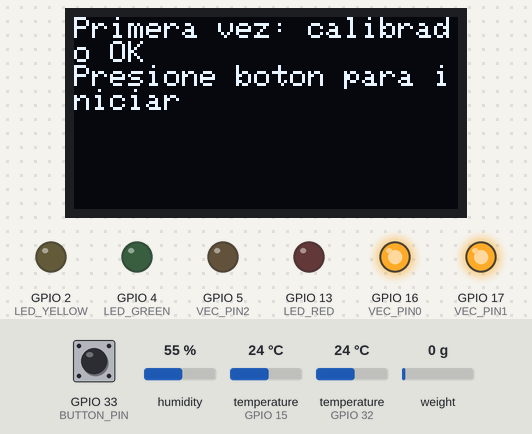
Bench run of a sketch on a simulated ESP32. Shown: 128×64 one-colour display, output pins drawn as LEDs (lit = HIGH). The test bench sets the inputs (shaded band); at power-on: GPIO 33 (BUTTON_PIN) HIGH, humidity 55 %, temperature (sensors on GPIO 15, GPIO 32) 24 °C, weight on the scale 0 g. WiFi joins after 1.5 s; servers stay silent unless stated; the local clock reads 2024-03-15 10:24:30 at power-on unless the sketch sets it; what the sketch prints to the serial monitor is not drawn. At 11.8 s the program puts the board to deep sleep or switches it off; the recording ends there.

Above: at 3.0 s.
3.1 s: GPIO 33 (BUTTON_PIN) pulled LOW for 0.15 s
At 7.4 s:
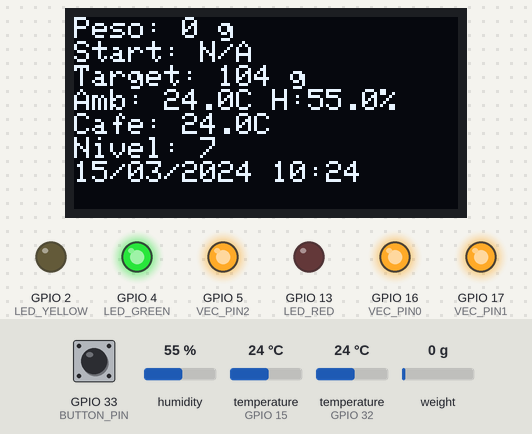
Timing chart, 0 to 8.9 s (numbered marks = the images above; inputs shaded):
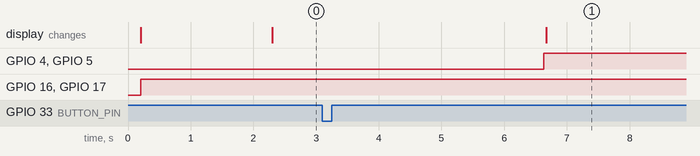

The sketch:

Avances_secador.ino
```cpp
/**********************************************************
-Brayan Casanova Fernandez
-Valentina Tobar Monsalve
-Samuel Zuñiga Bolaños
**********************************************************/
/* ESP32 - Secador de café (1xHX711) - Integrado
   - DHT22 (ambient)
   - DS18B20 (temp café)
   - HX711 (1 célula)
   - SSD1306 (I2C)
   - DS1307 (RTC via RTClib)
   - Vector 3-bit -> Pro Mini (0..7)
   - Button wakes device; first-power: auto-calibrate + wait button before normal sleep cycles
   - Persistent during deep-sleep (RTC_DATA_ATTR): calibrated flag, calibration_factor, startWeight, lastLevel
*/

#include <Arduino.h>
#include <Wire.h>
#include <WiFi.h>
#include "time.h"
#include "DHT.h"
#include "HX711.h"
#include <Adafruit_GFX.h>
#include <Adafruit_SSD1306.h>
#include <OneWire.h>
#include <DallasTemperature.h>
#include <RTClib.h>
#include <Preferences.h>

// ------------------ CONFIG ------------------
#define TARGET_WEIGHT 104.0f   // Ajusta aquí el peso objetivo en gramos
#define DHTPIN 15
#define DHTTYPE DHT22
DHT dht(DHTPIN, DHTTYPE);

// HX711 (1 módulo)
#define HX_DOUT 26
#define HX_SCK  14
HX711 scale;

// DS18B20
#define DS18B20_PIN 32
OneWire oneWire(DS18B20_PIN);
DallasTemperature ds18b20(&oneWire);

// OLED I2C
#define I2C_SDA 21
#define I2C_SCL 22
#define SCREEN_WIDTH 128
#define SCREEN_HEIGHT 64
Adafruit_SSD1306 display(SCREEN_WIDTH, SCREEN_HEIGHT, &Wire);

// RTC DS1307
RTC_DS1307 rtc;

// LEDs
#define LED_RED    13
#define LED_YELLOW 2
#define LED_GREEN  4

// Wake button (RTC-capable)
#define BUTTON_PIN 33

// Vector pins (3-bit) -> Pro Mini inputs
#define VEC_PIN0 16
#define VEC_PIN1 17
#define VEC_PIN2 5

// WiFi / NTP
const char* ssid     = "FAMILIA_TOBAR";
const char* password = "2166683693";
const char* ntpServer = "pool.ntp.org";
const long  gmtOffset_sec = -18000; // UTC -5
const int   daylightOffset_sec = 0;

// Sleep / active times (ajusta si quieres)
#define uS_TO_S_FACTOR 1000000ULL
#define SLEEP_SECONDS 300   // 5 min
#define ACTIVE_SECONDS 5   // 30 s after wake

// HX711 read params
const int HX_SAMPLES = 10;

// Temperature thresholds (°C)
const float TEMP_MIN = 38.0;
const float TEMP_MAX = 43.0;

// Calibration default (will be preserved in RTC memory during deep sleep)
RTC_DATA_ATTR bool calibrated = false;           // false => first power (auto-tare & wait button)
RTC_DATA_ATTR float calibration_factor = 48100;  // default (you can adjust via Serial)
RTC_DATA_ATTR float startWeight = -1.0;          // grams; -1 = not set
RTC_DATA_ATTR uint8_t lastLevel = 3;             // 0..7
RTC_DATA_ATTR long savedOffset = 0;              // offset persistente en deep sleep


// Preferences namespace to optionally persist across power cycles (optional)
// NOTE: user asked parameters remain only while powered; so we won't persist across power loss.
// Preferences pref; // not used to keep behavior matching request

// OLED address
#define OLED_ADDR 0x3C

// ------------------ Helpers ------------------

// set 3-bit vector
void setVectorLevel(uint8_t level) {
  level &= 0x07;
  digitalWrite(VEC_PIN0, (level & 0x01) ? HIGH : LOW);
  digitalWrite(VEC_PIN1, (level & 0x02) ? HIGH : LOW);
  digitalWrite(VEC_PIN2, (level & 0x04) ? HIGH : LOW);
  lastLevel = level;
}

// read weight (returns grams)
float readWeightGrams(int samples = HX_SAMPLES) {
  if (!scale.is_ready()) return NAN;
  // scale.get_units() returns "units" depending on scale factor; we treat "units" as kilos if calibration set that way.
  // To avoid confusion we will use get_units and convert to grams by *1000
  float units = scale.get_units(samples); // typically returns kg if scale factor chosen that way
  float grams = units * 1000.0f;
  return grams;
}

// compute level 0..7 from weight (g) and coffee temp (°C)
uint8_t computeLevelFromWeightTemp(float weight_g, float tempCafeC) {
  float start = (startWeight > 0.0f) ? startWeight : 200.0f; // default start 200 g
  if (weight_g <= TARGET_WEIGHT) return 7;
  // map weight range TARGET..start => level 7..1
  float w = constrain(weight_g, TARGET_WEIGHT, start);
  float frac = (w - TARGET_WEIGHT) / (start - TARGET_WEIGHT); // 0..1
  float baseLevel = (1.0f - frac) * 6.0f + 1.0f; // ~1..7
  float level = baseLevel;
  if (!isnan(tempCafeC)) {
    if (tempCafeC > TEMP_MAX) level += 1.5f;
    else if (tempCafeC < TEMP_MIN) level -= 1.5f;
  }
  int lvl = (int)roundf(constrain(level, 0.0f, 7.0f));
  return (uint8_t)lvl;
}

// update LEDs by progress (weight in grams)
void updateLEDsByWeight(float weight_g) {
  if (weight_g <= TARGET_WEIGHT) {
    digitalWrite(LED_GREEN, HIGH); digitalWrite(LED_YELLOW, LOW); digitalWrite(LED_RED, LOW);
    return;
  }
  float start = (startWeight > 0.0f) ? startWeight : 200.0f;
  float pct = 100.0f * (start - weight_g) / (start - TARGET_WEIGHT);
  if (pct < 30.0f) {
    digitalWrite(LED_RED, HIGH); digitalWrite(LED_YELLOW, LOW); digitalWrite(LED_GREEN, LOW);
  } else if (pct < 80.0f) {
    digitalWrite(LED_RED, LOW); digitalWrite(LED_YELLOW, HIGH); digitalWrite(LED_GREEN, LOW);
  } else {
    digitalWrite(LED_RED, LOW); digitalWrite(LED_YELLOW, LOW); digitalWrite(LED_GREEN, HIGH);
  }
}

// show on OLED (and Serial)
void showOLEDandSerial(float weight_g, float tempAmbC, float humPct, float tempCafeC, uint8_t level, DateTime now) {
  Serial.println("---------- STATUS ----------");
  Serial.printf("Weight: %.1f g\n", weight_g);
  if (startWeight > 0.0f) Serial.printf("StartWeight: %.1f g\n", startWeight);
  else Serial.println("StartWeight: N/A");
  Serial.printf("Target: %.1f g\n", TARGET_WEIGHT);
  Serial.printf("Ambient: %.1f C  Hum: %.1f %%\n", tempAmbC, humPct);
  Serial.printf("Cafe: %.1f C\n", tempCafeC);
  Serial.printf("Level: %d\n", level);
  Serial.printf("Calibrated flag: %d  calib_factor: %.0f\n", calibrated ? 1 : 0, calibration_factor);
  Serial.printf("RTC: %02d/%02d/%04d %02d:%02d:%02d\n", now.day(), now.month(), now.year(), now.hour(), now.minute(), now.second());
  Serial.println("----------------------------");

  display.clearDisplay();
  display.setTextSize(1);
  display.setTextColor(SSD1306_WHITE);
  display.setCursor(0,0);

  display.printf("Peso: %.0f g\n", weight_g);
  if (startWeight > 0.0f) display.printf("Start: %.0f g\n", startWeight);
  else display.printf("Start: N/A\n");
  display.printf("Target: %.0f g\n", TARGET_WEIGHT);
  display.printf("Amb: %.1fC H:%.1f%%\n", tempAmbC, humPct);
  display.printf("Cafe: %.1fC\n", tempCafeC);
  display.printf("Nivel: %d\n", level);
  display.printf("%02d/%02d/%04d %02d:%02d\n", now.day(), now.month(), now.year(), now.hour(), now.minute());
  display.display();
}

// auto-tare on first power (do once per power cycle)
void autoTareOnce() {
  Serial.println("Auto-tare: dejando la bascula en 0 (primera vez tras energizar)...");
  scale.set_scale();     // set no factor yet
  scale.tare();        // tare (average)
  long zero_factor = scale.read_average();
  Serial.print("Zero factor: "); Serial.println(zero_factor);
  // leave calibration_factor as-is (user can tune via serial + / -). We persist calibration_factor in RTC memory.
  calibrated = true;
  // apply the calibration_factor we have
  scale.set_scale(calibration_factor);
  savedOffset = scale.get_offset();   // Save offset
}

// Sync NTP and update DS1307
void syncTimeToRTCIfWifi() {
  Serial.print("Intentando conectar WiFi para NTP...");
  WiFi.begin(ssid, password);
  unsigned long tstart = millis();
  while (WiFi.status() != WL_CONNECTED && millis() - tstart < 4000) {
    delay(200);
    Serial.print(".");
  }
  if (WiFi.status() == WL_CONNECTED) {
    Serial.println("\nWiFi conectado. Pidiendo NTP...");
    configTime(gmtOffset_sec, daylightOffset_sec, ntpServer);
    struct tm timeinfo;
    if (getLocalTime(&timeinfo)) {
      DateTime dt(timeinfo.tm_year + 1900, timeinfo.tm_mon + 1, timeinfo.tm_mday,
                  timeinfo.tm_hour, timeinfo.tm_min, timeinfo.tm_sec);
      Serial.print("Hora NTP: "); Serial.println(dt.timestamp());
      if (rtc.begin()) {
        rtc.adjust(dt);
        Serial.println("RTC DS1307 actualizado desde NTP.");
      } else {
        Serial.println("RTC no encontrado para ajustar.");
      }
    } else {
      Serial.println("No se obtuvo hora NTP.");
    }
    WiFi.disconnect(true);
    WiFi.mode(WIFI_OFF);
  } else {
    Serial.println("No hay WiFi; se usará hora del RTC si existe.");
  }
}

// handle serial calibration adjustment (+ / -)
void handleSerialCalibration() {
  if (Serial.available()) {
    char c = Serial.read();
    if (c == '+' || c == 'a') {
      calibration_factor += 10; // step
      scale.set_scale(calibration_factor);
      Serial.printf("Calibration factor increased -> %.0f\n", calibration_factor);
    } else if (c == '-' || c == 'z') {
      calibration_factor -= 10;
      scale.set_scale(calibration_factor);
      Serial.printf("Calibration factor decreased -> %.0f\n", calibration_factor);
    } else if (c == 't') {
      // manual tare
      scale.tare(30);
      Serial.println("Tare manual realizado");
    }
  }
}

// ------------------ SETUP ------------------
void setup() {
  Serial.begin(115200);
  delay(200);
  Serial.println("\n--- ESP32 Secador (inicio) ---");

  // pins
  pinMode(LED_RED, OUTPUT); pinMode(LED_YELLOW, OUTPUT); pinMode(LED_GREEN, OUTPUT);
  pinMode(BUTTON_PIN, INPUT_PULLUP); // button to GND
  pinMode(VEC_PIN0, OUTPUT); pinMode(VEC_PIN1, OUTPUT); pinMode(VEC_PIN2, OUTPUT);
  setVectorLevel(lastLevel);

  // I2C + OLED + RTC
  Wire.begin(I2C_SDA, I2C_SCL);
  if (!display.begin(SSD1306_SWITCHCAPVCC, OLED_ADDR)) {
    Serial.println("OLED init failed");
  } else {
    display.clearDisplay(); display.display();
  }

  if (!rtc.begin()) {
    Serial.println("RTC DS1307 no detectado!");
  } else {
    if (!rtc.isrunning()) {
      Serial.println("RTC no corriendo (se ajustará si hay NTP).");
    }
  }

  // sensors init
  dht.begin();
  ds18b20.begin();

  // HX711 init
  scale.begin(HX_DOUT, HX_SCK);

  // Configure wakeup on BUTTON_PIN (ext0) - wake on LOW
  esp_sleep_enable_ext0_wakeup((gpio_num_t)BUTTON_PIN, 0);

  // If not calibrated yet (first power), do auto tare and then wait for button to start cycles
  if (!calibrated) {
    autoTareOnce(); // sets calibrated = true and sets scale.set_scale(calibration_factor)

    Serial.println("Esperando presionar el boton para iniciar el ciclo (primera vez tras energizar)...");
    // show message on OLED until button pressed
    display.clearDisplay();
    display.setTextSize(1);
    display.setCursor(0,0);
    display.println("Primera vez: calibrado OK");
    display.println("Presione boton para iniciar");
    display.display();

    // Wait until button pressed (press to start)
    while (digitalRead(BUTTON_PIN) == HIGH) {
      handleSerialCalibration(); // allow user to tweak calibration by serial while waiting
      delay(100);
    }
    // Debounce: wait for release
    while (digitalRead(BUTTON_PIN) == LOW) delay(10);
    Serial.println("Boton detectado: iniciando ciclo normal.");
  } else {
    // already calibrated (waking from deep sleep); ensure scale uses saved calibration_factor
    scale.set_scale(calibration_factor);
    scale.set_offset(savedOffset);   // restore offset
    Serial.println("Despertado desde deep-sleep: usando calibración previa.");
  }

  // Try sync NTP and update RTC (short attempt)
  syncTimeToRTCIfWifi(); // optional NTP -> RTC update

  // Read sensors
  float tempAmb = NAN, humAmb = NAN, tempCafe = NAN;
  tempAmb = dht.readTemperature();
  humAmb = dht.readHumidity();
  ds18b20.requestTemperatures();
  tempCafe = ds18b20.getTempCByIndex(0);

  // Read weight in grams
  float weight_g = readWeightGrams(HX_SAMPLES);
  if (isnan(weight_g)) weight_g = 0.0f;

  Serial.printf("Lecturas iniciales -> Peso: %.1f g | AmbT: %.1fC H: %.1f%% | CafeT: %.1fC\n",
                weight_g, tempAmb, humAmb, tempCafe);

  // If startWeight==0 (we tared previously) and detect coffee placed (>= MIN_COFFEE_DETECT), register startWeight
  const float MIN_COFFEE_DETECT = 20.0f; // grams
  if (startWeight == 0.0f && weight_g >= MIN_COFFEE_DETECT) {
    startWeight = weight_g;
    Serial.printf("Start weight registrado: %.1f g\n", startWeight);
  }

  // compute level (0..7)
  uint8_t level = computeLevelFromWeightTemp(weight_g, tempCafe);
  setVectorLevel(level);
  updateLEDsByWeight(weight_g);

  // show info and serial
  DateTime now = rtc.now();
  showOLEDandSerial(weight_g, tempAmb, humAmb, tempCafe, level, now);

  // Active period: remain ACTIVE_SECONDS seconds before sleeping
  unsigned long awakeStart = millis();
  while (millis() - awakeStart < (unsigned long)ACTIVE_SECONDS * 1000UL) {
    handleSerialCalibration(); // allow user to tweak calibration during active time
    delay(200);
  }

  // Configure timer wake in addition to ext0 (button)
  esp_sleep_enable_timer_wakeup(SLEEP_SECONDS * uS_TO_S_FACTOR);

  Serial.printf("Entrando deep sleep por %d segundos. Boton despertara.\n", SLEEP_SECONDS);
  delay(100);
  esp_deep_sleep_start();
}

// loop never reached because device restarts from setup() each wake
void loop() { }
```

Measured:
- after the input at 3.1 s, GPIO 4 (LED_GREEN), GPIO 5 (VEC_PIN2): LOW → HIGH after 3.5 s; the display: changes after 3.6 s (image 1)
